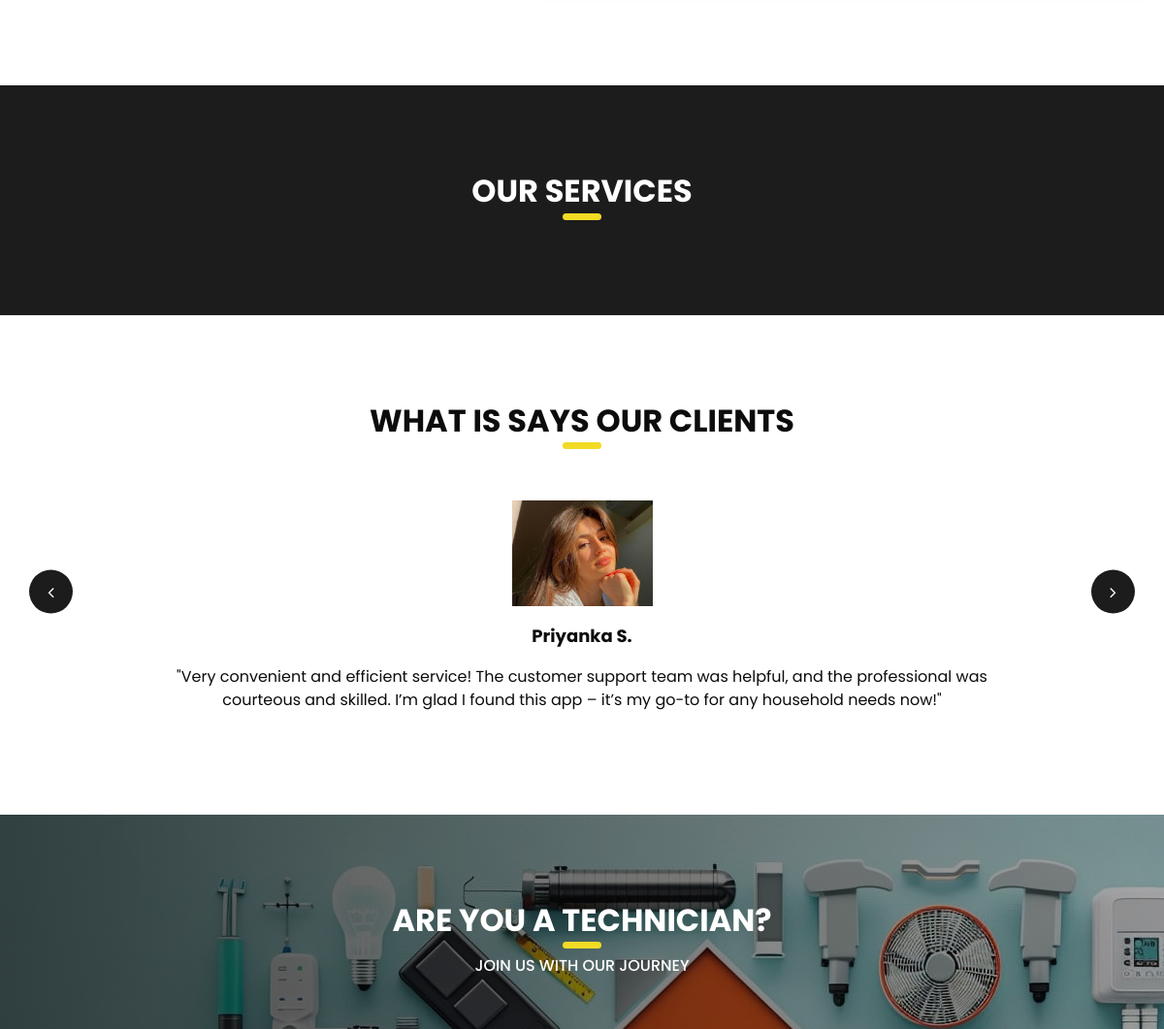
Page /website/index.php (middle part) on the earlier database version.
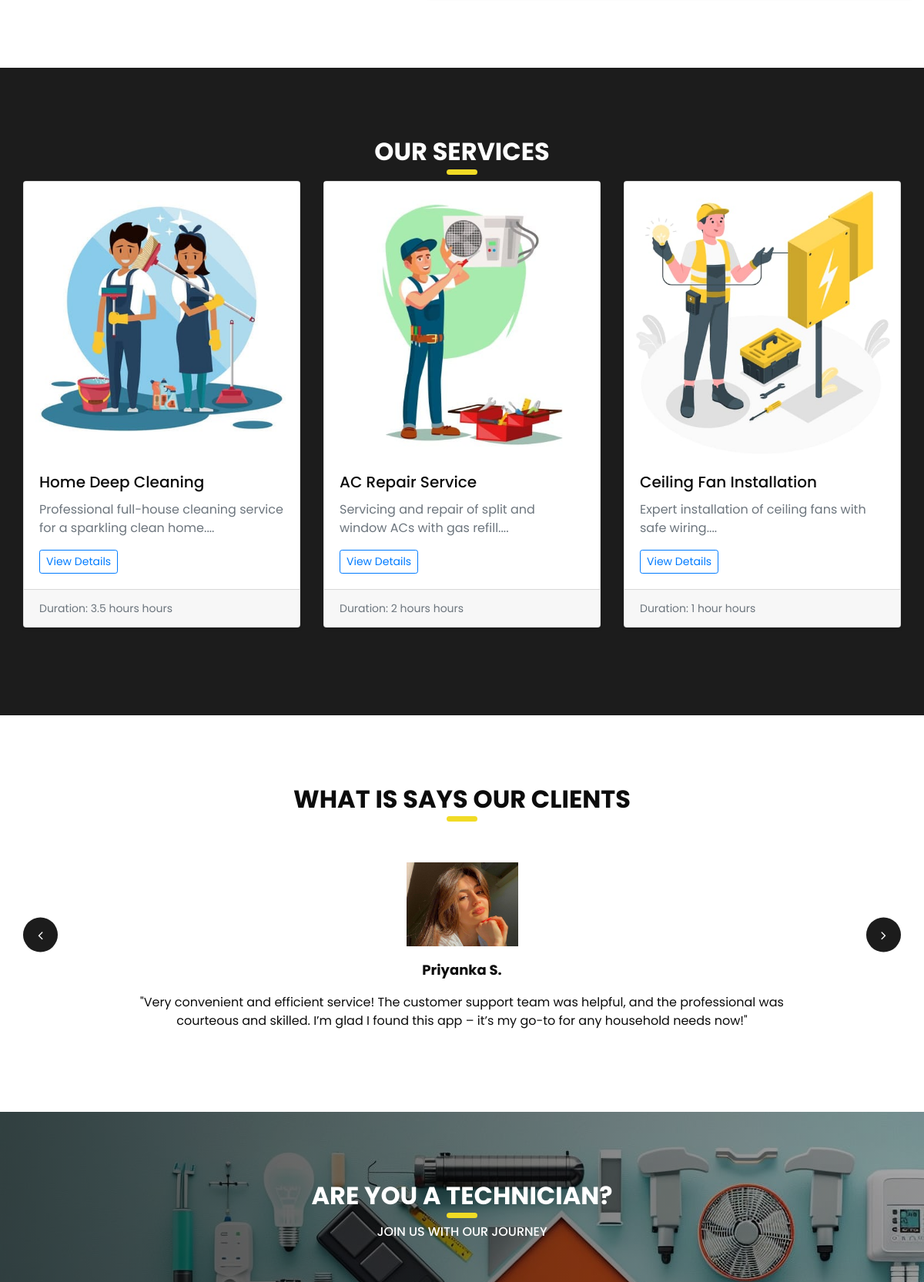
Same page on the later database version.
### tables this page shows
CREATE TABLE `services` (
  `id` int(11) NOT NULL,
  `servicename` varchar(255) NOT NULL,
  `category` int(11) NOT NULL,
  `subcategory` int(11) NOT NULL,
  `description` text NOT NULL,
  `price` decimal(10,2) NOT NULL,
  `duration` varchar(50) NOT NULL,
  `image` varchar(255) DEFAULT NULL
);

### website/index.php (the view, shortened to what this page needs)
<!DOCTYPE html>
<html>
<head>
  <link rel="stylesheet" type="text/css" href="css/bootstrap.css" />
  <link href="https://cdn.jsdelivr.net/npm/bootstrap-icons/font/bootstrap-icons.css" rel="stylesheet">
  <link href="css/style.css" rel="stylesheet" />
  <link href="css/responsive.css" rel="stylesheet" />
</head>
<body>
  <section class="about_section layout_padding">
  </section>
  <section class="service_section layout_padding">
    <div class="container">
      <div class="heading_container heading_center">
        <h2>
          Our services
        </h2>
      </div>
        <div class="row">
            <?php
                include 'includes/db_connection.php';
                $selectquery = "SELECT * FROM services LIMIT 3";
                $res = mysqli_query($con, $selectquery);
                while ($row = mysqli_fetch_assoc($res)) {
            ?>
            <div class="col-md-4 mb-4">
                <div class="card shadow-sm">
                    <div class="card-img-top">
                        <div class="square-image-container">
                            <img src="<?php echo UPLOAD_IMAGE_PATH . 'servicee/' . $row['image']; ?>" alt="<?php echo $row['servicename']; ?>" class="img-fluid">
                        </div>
                    </div>
                    <div class="card-body">
                        <h5 class="card-title"><?php echo $row['servicename']; ?></h5>
                        <p class="text-muted"><?php echo substr($row['description'], 0, 100); ?>...</p>
                        <a href="servicedetails.php?q=<?php echo $row['id']; ?>" class="btn btn-outline-primary btn-sm">View Details</a>
                    </div>
                    <div class="card-footer">
                        <small class="text-muted">Duration: <?php echo $row['duration']; ?> hours</small>
                    </div>
                </div>
            </div>
            <?php
                }
            ?>
        </div>
    </div>
  </section>
  <section class="client_section layout_padding">
    <div class="container ">
      <div class="heading_container heading_center">
        <h2>
          What is says our clients
        </h2>
      </div>
      <div id="carouselExampleControls" class="carousel slide" data-ride="carousel">
        <div class="carousel-inner">
          <div class="carousel-item active">
            <div class="box">
              <div class="img-box">
                <img src="images/client1.jpg" alt="">
              </div>
              <div class="detail-box">
                <h4>
                Priyanka S.
                </h4>
                <p>
                "Very convenient and efficient service! The customer support team was helpful, and the professional was courteous and skilled. I’m glad I found this app – it’s my go-to for any household needs now!"
                </p>
              </div>
            </div>
          </div>
        </div>
        <div class="carousel_btn-box">
          <a class="carousel-control-prev" href="#carouselExampleControls" role="button" data-slide="prev">
            <i class="fa fa-angle-left" aria-hidden="true"></i>
          </a>
          <a class="carousel-control-next" href="#carouselExampleControls" role="button" data-slide="next">
            <i class="fa fa-angle-right" aria-hidden="true"></i>
          </a>
        </div>
      </div>
    </div>
  </section>
  <section class="contact_section layout_padding">
    <div class="contact_bg_box">
      <div class="img-box">
        <img src="images/contact-img2.jpg" alt="">
      </div>
    </div>
    <div class="container">
      <div class="heading_container heading_center">
        <h2>
          Are you a technician?
        </h2>
        <h6>
          JOIN US WITH OUR JOURNEY
        </h6>
      </div>
      <div class="">
        <div class="row">
          <div class="col-md-7 mx-auto">
            <form action="#">
              <div class="contact_form-container">
                <div>
                  <div>
                  </div>
                </div>
              </div>
            </form>
          </div>
        </div>
      </div>
    </div>
  </section>
</body>
</html>

Differences in the rows shown:
added services: image (picture), servicename "Home Deep Cleaning", description "Professional full-house cleaning service for a sparkling clean home.", duration "3.5 hours"
added services: image (picture), servicename "AC Repair Service", description "Servicing and repair of split and window ACs with gas refill.", duration "2 hours"
added services: image (picture), servicename "Ceiling Fan Installation", description "Expert installation of ceiling fans with safe wiring.", duration "1 hour"
